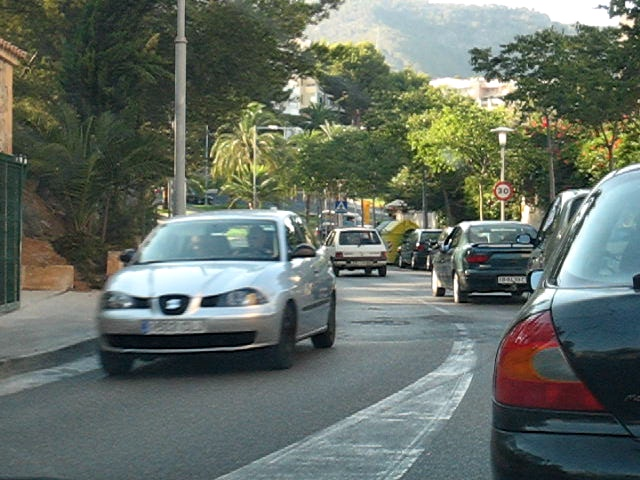
%> input picture code_v4/Optical/car1.jpg, 640 x 480 px
$ octave --eval "createColorHistograms('Optical/car1.jpg');"   (GNU Octave 9; MATLAB toolbox functions it lacks are replaced by stand-ins)
%> lines starting %> are read from the running program, lines starting %| are printed output that depends on the picture

%============================================================
% createColorHistograms(im_str)
% im_str can be an image file location or a three-dimensional array
%============================================================

%============================================================
% Copyright (C) 2007-2008 Chaitanya Sai Gaddam (gsc at cns.bu dot edu)
% http://www.discerniblepreferences.com
% Redistribution and use in source and binary forms, with or without
% modification, are permitted provided that the following conditions
% are met:
% 1. Redistributions of source code must retain the above copyright
%    notice, this list of conditions and the following disclaimer.
% 2. Redistributions in binary form must reproduce the above copyright
%    notice, this list of conditions and the following disclaimer in the
%    documentation and/or other materials provided with the distribution.
% 3. Neither the name of the Chaitanya Sai Gaddam nor the names of its contributors
%    may be used to endorse or promote products derived from this software
%    without specific prior written permission.
%
% THIS SOFTWARE IS PROVIDED BY THE REGENTS AND CONTRIBUTORS ``AS IS'' AND
% ANY EXPRESS OR IMPLIED WARRANTIES, INCLUDING, BUT NOT LIMITED TO, THE
% IMPLIED WARRANTIES OF MERCHANTABILITY AND FITNESS FOR A PARTICULAR PURPOSE
% ARE DISCLAIMED.  IN NO EVENT SHALL THE REGENTS OR CONTRIBUTORS BE LIABLE
% FOR ANY DIRECT, INDIRECT, INCIDENTAL, SPECIAL, EXEMPLARY, OR CONSEQUENTIAL
% DAMAGES (INCLUDING, BUT NOT LIMITED TO, PROCUREMENT OF SUBSTITUTE GOODS
% OR SERVICES; LOSS OF USE, DATA, OR PROFITS; OR BUSINESS INTERRUPTION)
% HOWEVER CAUSED AND ON ANY THEORY OF LIABILITY, WHETHER IN CONTRACT, STRICT
% LIABILITY, OR TORT (INCLUDING NEGLIGENCE OR OTHERWISE) ARISING IN ANY WAY
% OUT OF THE USE OF THIS SOFTWARE, EVEN IF ADVISED OF THE POSSIBILITY OF
% SUCH DAMAGE.
%============================================================


function createColorHistograms(im_str)
%> called with im_str = 'Optical/car1.jpg'

if ~isstr(im_str)
    if ndims(im_str)==3
        try
            col_array_vals=double(im_str);
        catch
            disp('Input is not a valid three-dimensional array');
            return;
        end
    end
else
    try
        col_array_vals=double(imread(im_str));
        if ndims(col_array_vals)~=3
            disp('Input is not a valid three-dimensional array');
            return;
        end

    catch
        disp('Input string does not point to a valid image file');
        return;
    end
end


%===
%res_val: Binning resolution. Increasing the value gives coarsers bins
%===
res_val=25;


%===
%t_count: Color triplets are converted to a single value for purposes of
%binning
%===
t_count=res_val*floor(col_array_vals(:,:,1)/res_val)+256*(res_val*floor(col_array_vals(:,:,2)/res_val))+256*256*(res_val*floor(col_array_vals(:,:,3)/res_val));
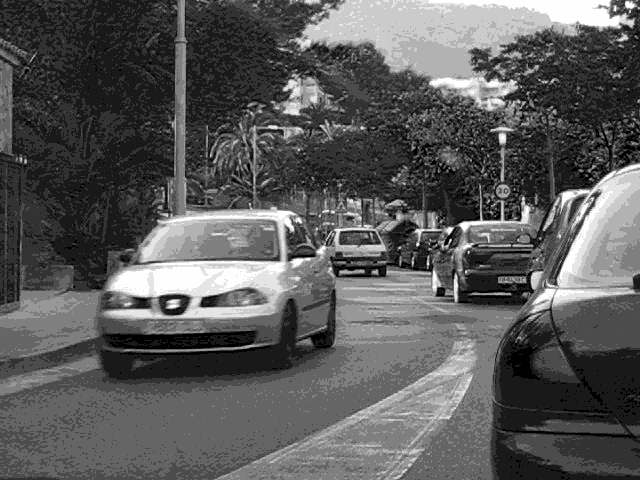
%> t_count: size 480x640 double; min 0, max 16448250, mean 5837747.9; drawn with min black and max white
t_count=sort(t_count(:));

%===
% Use unique to calculate the number of triplets (ind_last-ind_first) in each bin
%===
[col_val,ind_first]=unique(t_count,'first');
%> col_val = 309 values from 0 to 16448250; ind_first = 309 values from 1 to 304187
[col_val,ind_last]=unique(t_count,'last');
%> ind_last = 309 values from 3497 to 307200

disp('Drawing color bars')
colorbars(col_val,ind_last-ind_first,1/3,1/4)
disp('Drawing color cloud')
colorcloud(col_val,ind_last-ind_first,1/3,1/4)
disp('Drawing image')
figure(3)
set(gcf,'position',[5   61   274   236]);
imshow(col_array_vals/255)


function colorbars(triplet_color,triplet_freq,varargin)

if nargin==2
    color_pow=1/3;
    freq_pow=1/4;
else
    color_pow=varargin{1};
%> color_pow = 0.333
    freq_pow=varargin{2};
%> freq_pow = 0.25
end


%===
% Randomize bin ordering
%===
N_rand=randperm(length(triplet_freq));
triplet_freq=sqrt(triplet_freq(N_rand));
%> triplet_freq = 309 values, max 151.5 at index 31, min 0 at index 12, mean 18.67
triplet_color=triplet_color(N_rand);
%> triplet_color = 309 values, max 16448250 at index 95, min 0 at index 182, mean 6395502.2


%===
% Reconstruct color triplets from col_val
% Sphere triplets
%===
triplet_color=([rem(triplet_color,256) floor(rem(triplet_color,256*256)/256) floor(triplet_color/(256*256))]/255);
%> triplet_color = 309 rows, first 12: [0.686 0.686 0.686; 0.588 0.588 0.588; 0.588 0.392 0.294; 0.588 0.196 0.196; 0.49 0.294 0.392; 0.294 0.392 0.294; 0.686 0.784 0.588; 0.392 0.49 0.196; 0.784 0.784 0.294; 0.686 0.784 0.392; 0.882 0.784 0.784; 0.686 0.294 0.392]
triplet_color_norm=triplet_color./repmat(((sum(triplet_color.^(1),2))+.005),1,3);
%> triplet_color_norm = 309 rows, first 12: [0.333 0.333 0.333; 0.332 0.332 0.332; 0.46 0.306 0.23; 0.597 0.199 0.199; 0.415 0.249 0.332; 0.298 0.398 0.298; 0.333 0.38 0.285; 0.362 0.452 0.181; 0.42 0.42 0.157; 0.367 0.42 0.21; 0.359 0.319 0.319; 0.498 0.214 0.285]
max(triplet_color_norm)
%> ans = [0.99 0.951 0.951]
triplet_diff=sum(abs(triplet_color_norm-repmat(triplet_color_norm(end,:),size(triplet_color_norm,1),1)),2);
%> triplet_diff = 309 values, max 1.53 at index 257, min 0 at index 309, mean 0.301
%===
% colors are sorted with red [.9 0 0] as the anchor
%===
triplet_diff=sum(abs(triplet_color_norm-repmat([.9 0 0],size(triplet_color_norm,1),1)),2);
%> triplet_diff = 309 values, max 1.89 at index 223, min 0.0515 at index 120, mean 1.09

max(triplet_diff)
%> ans = 1.89
%===
% color_pow and freq_pow are used to obtain a suitable spacing of colors
% Ordering of a triplet in 2-d gives us an extra degree of freedom.
% How do we use this to align perceptual distance and euclidean distance?
%===
triplet_diff=(triplet_diff/max(triplet_diff).^(color_pow))+(triplet_freq*0).^(freq_pow);
%> triplet_diff = 309 values, max 1.53 at index 223, min 0.0417 at index 120, mean 0.881


[d,inds_sort]=sort(triplet_diff);
%> d = 309 values from 0.0417 to 1.53; inds_sort = 309 values, max 309 at index 120, min 1 at index 220, mean 155
triplet_freq=(triplet_freq(inds_sort));
%> triplet_freq = 309 values, max 151.5 at index 265, min 0 at index 10, mean 18.67
triplet_color=(triplet_color(inds_sort,:));
%> triplet_color = 309 rows, first 12: [0.098 0 0; 0.196 0 0; 0.294 0 0; 0.392 0 0; 0.49 0 0; 0.49 0 0.098; 0.49 0.098 0; 0.392 0.098 0; 0.392 0 0.098; 0.686 0.098 0.098; 0.588 0.098 0.098; 0.294 0.098 0]

num_bars=length(triplet_color);
%> num_bars = 309
max_val=max(triplet_freq);
%> max_val = 151.5

close all;
figure(1);
axis([0 num_bars 0 1]);

for i=1:num_bars
    tempColor=min(triplet_color(i,:),.9);
    %===
    % Use patch to draw individual bars
    %===

    patch([i-1 i-1 i i],...
        [0 triplet_freq(i)/(max_val+1) triplet_freq(i)/(max_val+1) 0],...
        tempColor,...
        'edgecolor',...
        tempColor);
end
%> this loop made 309 passes
%> tempColor on passes 1 to 3: [0.098 0 0], [0.196 0 0], [0.294 0 0]

set(gca,'xticklabel','')
set(gca,'yticklabel','')
set(gcf,'position',[5 378 560 420]);
set(gca,'visible','off')


function colorcloud(triplet_color,triplet_freq,varargin)

if nargin==2
    color_pow=1/3;
    freq_pow=1/4;
else
    color_pow=varargin{1};
    freq_pow=varargin{2};
end

%===
% Randomize bin ordering
%===

N_rand=randperm(length(triplet_freq));
triplet_freq=sqrt(triplet_freq(N_rand));
%> triplet_freq = 309 values, max 151.5 at index 101, min 0 at index 4, mean 18.67
triplet_color=triplet_color(N_rand);
%> triplet_color = 309 values, max 16448250 at index 222, min 0 at index 256, mean 6395502.2

%===
% Reconstruct color triplets from col_val
% Sphere triplets
%===

triplet_color=([rem(triplet_color,256) floor(rem(triplet_color,256*256)/256) floor(triplet_color/(256*256))]/255);
%> triplet_color = 309 rows, first 12: [0.294 0.294 0; 0.294 0 0; 0.392 0.294 0.294; 0.686 0.294 0.392; 0.49 0.588 0.294; 0.098 0.196 0.392; 0.98 0.686 0.392; 0.588 0.686 0.49; 0.392 0.49 0.294; 0.098 0.294 0.294; 0.98 0.882 0.98; 0.49 0.294 0.196]
triplet_color_norm=triplet_color./repmat(((sum(triplet_color.^(1),2))+.005),1,3);
%> triplet_color_norm = 309 rows, first 12: [0.496 0.496 0; 0.983 0 0; 0.398 0.298 0.298; 0.498 0.214 0.285; 0.356 0.427 0.214; 0.142 0.284 0.567; 0.475 0.333 0.19; 0.332 0.388 0.277; 0.332 0.415 0.249; 0.142 0.425 0.425; 0.344 0.31 0.344; 0.497 0.298 0.199]
max(triplet_color_norm)
%> ans = [0.99 0.951 0.951]
triplet_diff=sum(abs(triplet_color_norm-repmat(triplet_color_norm(end,:),size(triplet_color_norm,1),1)),2);
%> triplet_diff = 309 values, max 1.4 at index 297, min 0 at index 309, mean 0.327
triplet_diff=sum(abs(triplet_color_norm-repmat([.9 0 0],size(triplet_color_norm,1),1)),2);
%> triplet_diff = 309 values, max 1.89 at index 289, min 0.0515 at index 177, mean 1.09

max(triplet_diff)
%> ans = 1.89
triplet_diff=(triplet_diff/max(triplet_diff).^(color_pow))+(triplet_freq*0).^(freq_pow);
%> triplet_diff = 309 values, max 1.53 at index 289, min 0.0417 at index 177, mean 0.881


[d,inds_sort]=sort(triplet_diff);
%> inds_sort = 309 values, max 309 at index 233, min 1 at index 54, mean 155
triplet_freq=(triplet_freq(inds_sort));
%> triplet_freq = 309 values, max 151.5 at index 265, min 0 at index 10, mean 18.67
triplet_color=(triplet_color(inds_sort,:));
%> triplet_color = 309 rows, first 12: [0.098 0 0; 0.196 0 0; 0.294 0 0; 0.392 0 0; 0.49 0 0; 0.49 0 0.098; 0.49 0.098 0; 0.392 0.098 0; 0.392 0 0.098; 0.686 0.098 0.098; 0.588 0.098 0.098; 0.294 0.098 0]

num_bars=length(triplet_color);
max_val=max(triplet_freq);


figure(2);
axis([-.2 1.2 -.2 1.2]);
hold on;

num_total_freq=sum(triplet_freq);
%> num_total_freq = 5768.5
disp(num_total_freq)
%| 5768.5

%===
% (Exp. A)
% The bins of triplet frequencies seem to follow a power law.
% Plotting a very large number for one triplet bin is unnecessary, so the
% number of points plotted for the maximally frequent triplet is set to 100
% and the median frequency is set to have about 45 points plotted
% (hence the number 45) in the equation below

%===
triplet_freq_normalizer=45/(median(unique(triplet_freq))*15);
%> triplet_freq_normalizer = 0.167


for i=1:num_bars
    tempColor=triplet_color(i,:);
    dist_scatter=min((triplet_freq(i)*100/num_total_freq),.1);

    %===
    % see (Exp. A) aboce
    %===
    for j=1:min(ceil(triplet_freq(i)*15*triplet_freq_normalizer),100)

        %===
        % A scatter cloud is produced for each bin by assigning a radius to
        % each cloud that is proportional to the number of triplets in that
        % bin. Therefore, a color appearing frequently in the image will
        % have a larger scatter radius.
        %===
        r_dist=rand*dist_scatter;
        r_angle=rand*pi*2;
        x_val=sigmoidVal((tempColor(2)-tempColor(1)+1)*.5,8);
        %x_exp=.8+round(1-x_val);
        x_val=(x_val)+r_dist*cos(r_angle);
        y_val=(tempColor(3)+.1)/(tempColor(2)+tempColor(1)+tempColor(3)+.3);
        y_val=y_val+r_dist*sin(r_angle);

        plot(x_val,...
            y_val,...
            '.',...
            'markerfacecolor',min(tempColor,.9),...
            'markeredgecolor',min(tempColor,.9));
    end

end

set(gca,'xticklabel','')
set(gca,'yticklabel','')
set(gcf,'position',[573 380 560 420]);
axis equal;
axis tight;
axis([-.03 1.03 -.03 1.03]);
set(gca,'visible','off')


function y_val=sigmoidVal(x_val,varargin)

if nargin==1
    multip_val=15;
else
    multip_val=varargin{1};
end

y_val=1./(1+exp(-(x_val-.5)*multip_val));
%> (the run ends here)
